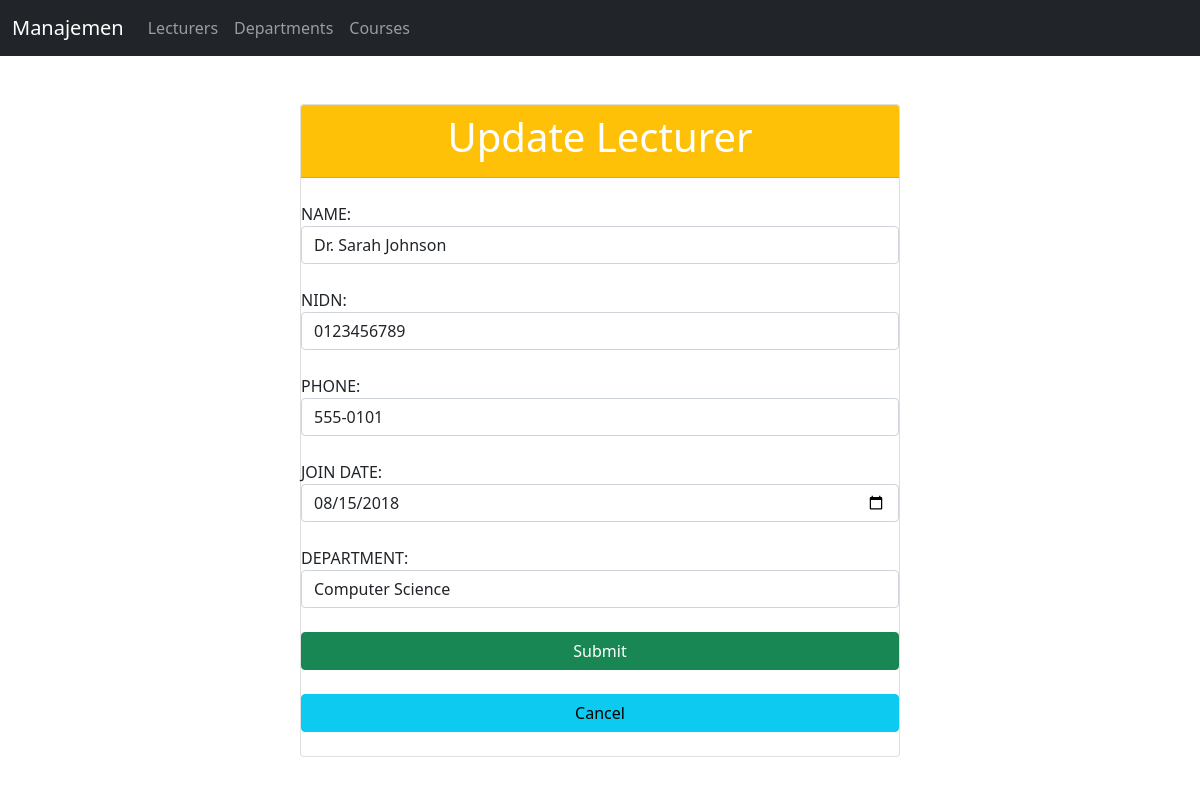
/Project/index.php?action=edit&id=1, run on the app's committed database.
### tables this page shows
CREATE TABLE `lecturers` (
  `id` int(11) NOT NULL,
  `name` varchar(100) NOT NULL,
  `nidn` varchar(20) NOT NULL,
  `phone` varchar(20) NOT NULL,
  `join_date` date NOT NULL,
  `department_id` int(11) DEFAULT NULL
);

CREATE TABLE `departments` (
  `id` int(11) NOT NULL,
  `name` varchar(100) NOT NULL,
  `description` text DEFAULT NULL
);

### Project/controllers/LecturerController.php (called while the page is built, shortened)
<?php
require_once __DIR__ . "/../models/LecturerModel.php";
class LecturerController
{
    private $model;
    public function __construct()
    {
        $this->model = new LecturerModel();
    }
    public function edit($id)
    {
        $data = $this->model->getById($id);
        $departments = $this->model->getDepartments();
        include __DIR__ . "/../views/lecturers/edit.php";
    }
}

### Project/models/LecturerModel.php (called while the page is built, shortened)
<?php
require_once 'config/database.php';
class LecturerModel
{
    private $conn;
    public function __construct()
    {
        global $db;
        $this->conn = $db;
    }
    public function getById($id)
    {
        $id = intval($id);
        $sql = 'SELECT * FROM lecturers WHERE id = ? LIMIT 1';
        $stmt = $this->conn->prepare($sql);
        $stmt->bind_param('i', $id);
        $stmt->execute();
        $result = $stmt->get_result();
        return $result->fetch_assoc();
    }
    public function getDepartments()
    {
        $sql = 'SELECT * FROM departments ORDER BY name ASC';
        $stmt = $this->conn->prepare($sql);
        $stmt->execute();
        return $stmt->get_result();
    }
}

### Project/views/lecturers/edit.php (the view, shortened to what this page needs)
<?php include 'templates/header.php'; ?>
<div class="col-lg-6 m-auto">
  <form method="post" action="index.php?action=update">
    <br><br>
    <div class="card">
      <div class="card-header bg-warning">
        <h1 class="text-white text-center"> Update Lecturer </h1>
      </div><br>
      <label> NAME: </label>
      <input type="text" name="name" value="<?= $data['name'] ?>" class="form-control" required> <br>
      <label> NIDN: </label>
      <input type="text" name="nidn" value="<?= $data['nidn'] ?>" class="form-control" required> <br>
      <label> PHONE: </label>
      <input type="text" name="phone" value="<?= $data['phone'] ?>" class="form-control" required> <br>
      <label> JOIN DATE: </label>
      <input type="date" name="join_date" value="<?= $data['join_date'] ?>" class="form-control" required> <br>
      <label> DEPARTMENT: </label>
      <select name="departmen_id" class="form-control" required>
        <?php while ($row = $departments->fetch_assoc()): ?>
          <option value="<?= $row['id'] ?>" <?= ($row['id'] == $data['department_id']) ? 'selected' : '' ?>>
            <?= htmlspecialchars($row['name']) ?>
          </option>
        <?php endwhile; ?>
      </select>
      <br>
      <button class="btn btn-success" type="submit" name="submit">Submit</button><br>
      <a class="btn btn-info" href="index.php">Cancel</a><br>
    </div>
  </form>
</div>
<?php include 'templates/footer.php'; ?>

### data on the page
lecturers: name "Dr. Sarah Johnson", nidn "0123456789", phone "555-0101", join_date "08/15/2018", departmen_id "Computer Science"
